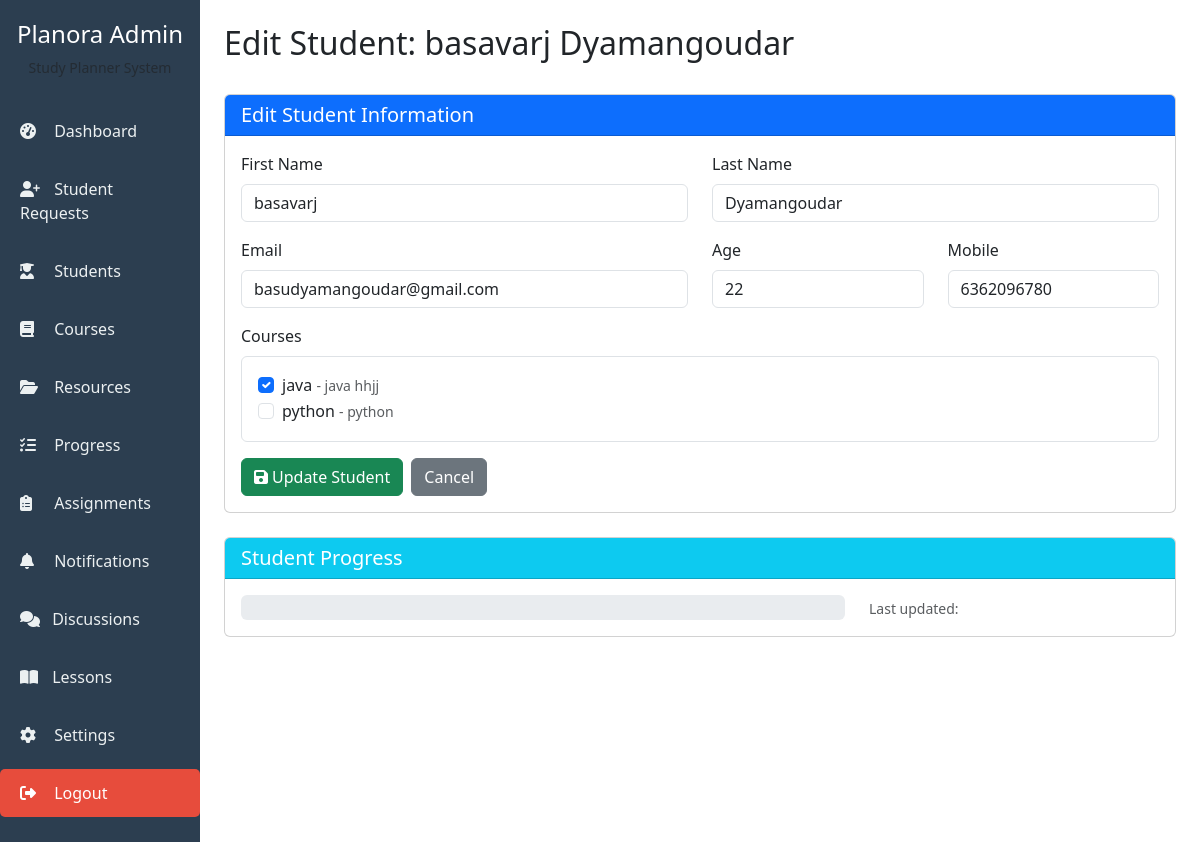
The app's page /edit_student/1/ (signed in) with its own data.
### core/models.py (models this page shows, shortened)
class StudentProfile(models.Model):
    user = models.OneToOneField(User, on_delete=models.CASCADE)
    age = models.PositiveIntegerField()
    mobile = models.CharField(max_length=10)
    courses = models.ManyToManyField(Course, blank=True)

class Course(models.Model):
    name = models.CharField(max_length=100)
    description = models.TextField(blank=True, null=True)

### core/views.py (the view, shortened to what this page needs)
# urls.py: path('edit_student/<int:student_id>/', views.edit_student, name='edit_student'),
@login_required
def edit_student(request, student_id):
    if not request.user.is_staff and not request.user.is_superuser:
        messages.error(request, "Access denied!")
        return redirect('home')
    student_profile = get_object_or_404(StudentProfile, id=student_id)
    courses = Course.objects.all()
    return render(request, 'admin_panel/edit_student.html', {
        'student': student_profile,
        'courses': courses
    })

### core/templates/admin_panel/edit_student.html (shortened to what this page needs)
{% extends 'admin_panel/base_admin.html' %}
{% block page_title %}Edit Student: {{ student.user.get_full_name }}{% endblock %}
{% block content %}
<div class="card">
    <div class="card-header bg-primary text-white">
        <h5 class="mb-0">Edit Student Information</h5>
    </div>
    <div class="card-body">
        <form method="POST">
            <div class="row mb-3">
                <div class="col-md-6">
                    <label class="form-label">First Name</label>
                    <input type="text" class="form-control" name="first_name"
                           value="{{ student.user.first_name }}" required>
                </div>
                <div class="col-md-6">
                    <label class="form-label">Last Name</label>
                    <input type="text" class="form-control" name="last_name"
                           value="{{ student.user.last_name }}" required>
                </div>
            </div>
            <div class="row mb-3">
                <div class="col-md-6">
                    <label class="form-label">Email</label>
                    <input type="email" class="form-control" name="email"
                           value="{{ student.user.email }}" required>
                </div>
                <div class="col-md-3">
                    <label class="form-label">Age</label>
                    <input type="number" class="form-control" name="age"
                           value="{{ student.age }}" min="10" max="100" required>
                </div>
                <div class="col-md-3">
                    <label class="form-label">Mobile</label>
                    <input type="text" class="form-control" name="mobile"
                           value="{{ student.mobile }}" pattern="[0-9]{10}" required>
                </div>
            </div>
            <div class="mb-3">
                <label class="form-label">Courses</label>
                <div class="border p-3 rounded">
                    {% for course in courses %}
                    <div class="form-check">
                        <input class="form-check-input" type="checkbox" name="courses"
                               value="{{ course.id }}" id="course{{ course.id }}"
                               {% if course in student.courses.all %}checked{% endif %}>
                        <label class="form-check-label" for="course{{ course.id }}">
                            {{ course.name }}
                            {% if course.description %}
                            <small class="text-muted">- {{ course.description }}</small>
                            {% endif %}
                        </label>
                    </div>
                    {% endfor %}
                </div>
            </div>
            <div class="d-flex gap-2">
                <button type="submit" class="btn btn-success">
                    <i class="fas fa-save me-1"></i>Update Student
                </button>
                <a href="{% url 'students' %}" class="btn btn-secondary">Cancel</a>
            </div>
        </form>
    </div>
</div>
<div class="card mt-4">
    <div class="card-header bg-info text-white">
        <h5 class="mb-0">Student Progress</h5>
    </div>
    <div class="card-body">
        {% with student.progress_set.first as progress %}
        {% if progress %}
        <div class="row align-items-center">
            <div class="col-md-8">
                <div class="progress" style="height: 25px;">
                </div>
            </div>
            <div class="col-md-4">
                <small class="text-muted">Last updated: {{ progress.updated_at|date:"M d, Y H:i" }}</small>
            </div>
        </div>
        {% else %}
        <p class="text-muted mb-0">No progress data available for this student.</p>
        {% endif %}
        {% endwith %}
    </div>
</div>
{% endblock %}

### records on screen
StudentProfile: user.get_full_name "basavarj Dyamangoudar", first_name "basavarj", last_name "Dyamangoudar", email "basudyamangoudar@gmail.com", age "22", mobile "6362096780"
Course: courses "☑", name "java", description "java hhjj"
Course: name "python", description "python"
